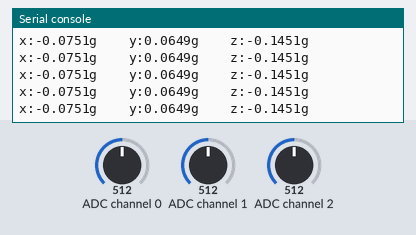
A program run on a simulated ESP8266 board running MicroPython. Parts: the last lines printed to the serial console. The test bench sets the inputs (shaded band); at power-on: ADC channel 0 = 512, ADC channel 1 = 512, ADC channel 2 = 512 (analog values on the 0–1023 scale).

Above: at 1.2 s.
1.3 s: ADC channel 0 set to 716
At 1.54 s:
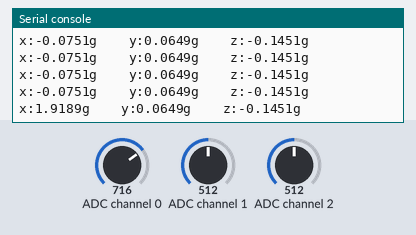
2.8 s: ADC channel 1 set to 716
At 2.8 s:
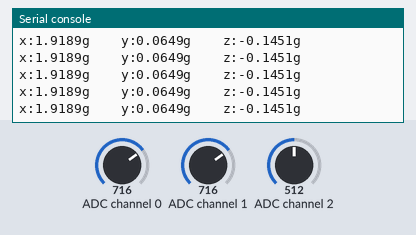
4.3 s: ADC channel 2 set to 716
At 4.32 s:
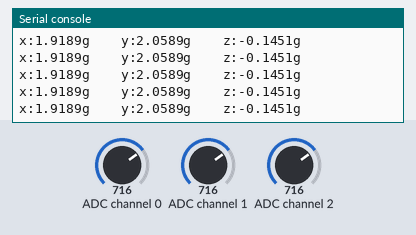
5.8 s: ADC channel 0 set to 900
At 5.84 s:
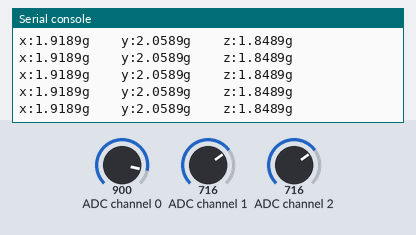
7.3 s: ADC channel 1 set to 900
At 7.35 s:
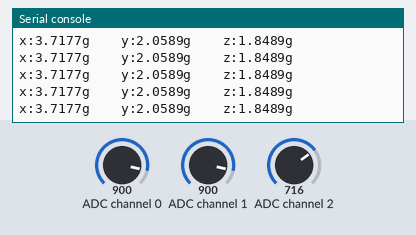
8.8 s: ADC channel 2 set to 900
At 8.87 s:
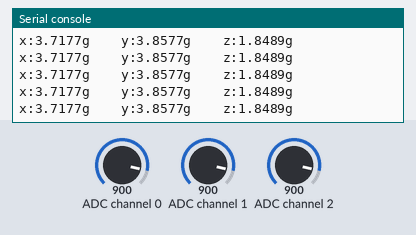
Timing chart, 0 to 11.3 s (numbered marks = the images above; inputs shaded):
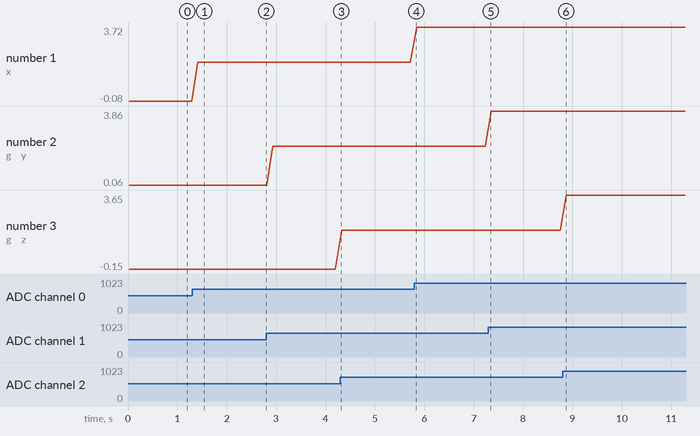

Measured:
- after the input at 1.3 s, the serial console: prints a new line after 0.12 s (image 1)
- plotted number 1: -0.08 → 1.92 after the input at 1.3 s, 1.92 → 3.72 after the input at 5.8 s
- plotted number 2: 0.06 → 2.06 after the input at 2.8 s, 2.06 → 3.86 after the input at 7.3 s
- plotted number 3: -0.15 → 1.85 after the input at 4.3 s, 1.85 → 3.65 after the input at 8.8 s

The program:

ads1115_adxl337.py
```python
from machine import I2C, Pin
from time import sleep_ms
import ads1x15

addr = 72
gain = 1

i2c = I2C(scl=Pin(5), sda=Pin(4), freq=400000)
ads = ads1x15.ADS1115(i2c, addr, gain)

def GValue(voltage):
    g = (voltage - 1.65) * 1000 / 330
    return g

def main():
    while True:
        vx = ads.raw_to_v(ads.read(channel1=0))
        vy = ads.raw_to_v(ads.read(channel1=1))
        vz = ads.raw_to_v(ads.read(channel1=2))
        print('x:{:.4f}g \t y:{:.4f}g \t z:{:.4f}g'.format(GValue(vx) - 0.08, GValue(vy) + 0.06, GValue(vz) - 0.15))
        sleep_ms(100)

try:
    main()
except Exception as ex:
    print(ex)
    print('Bye')
```
